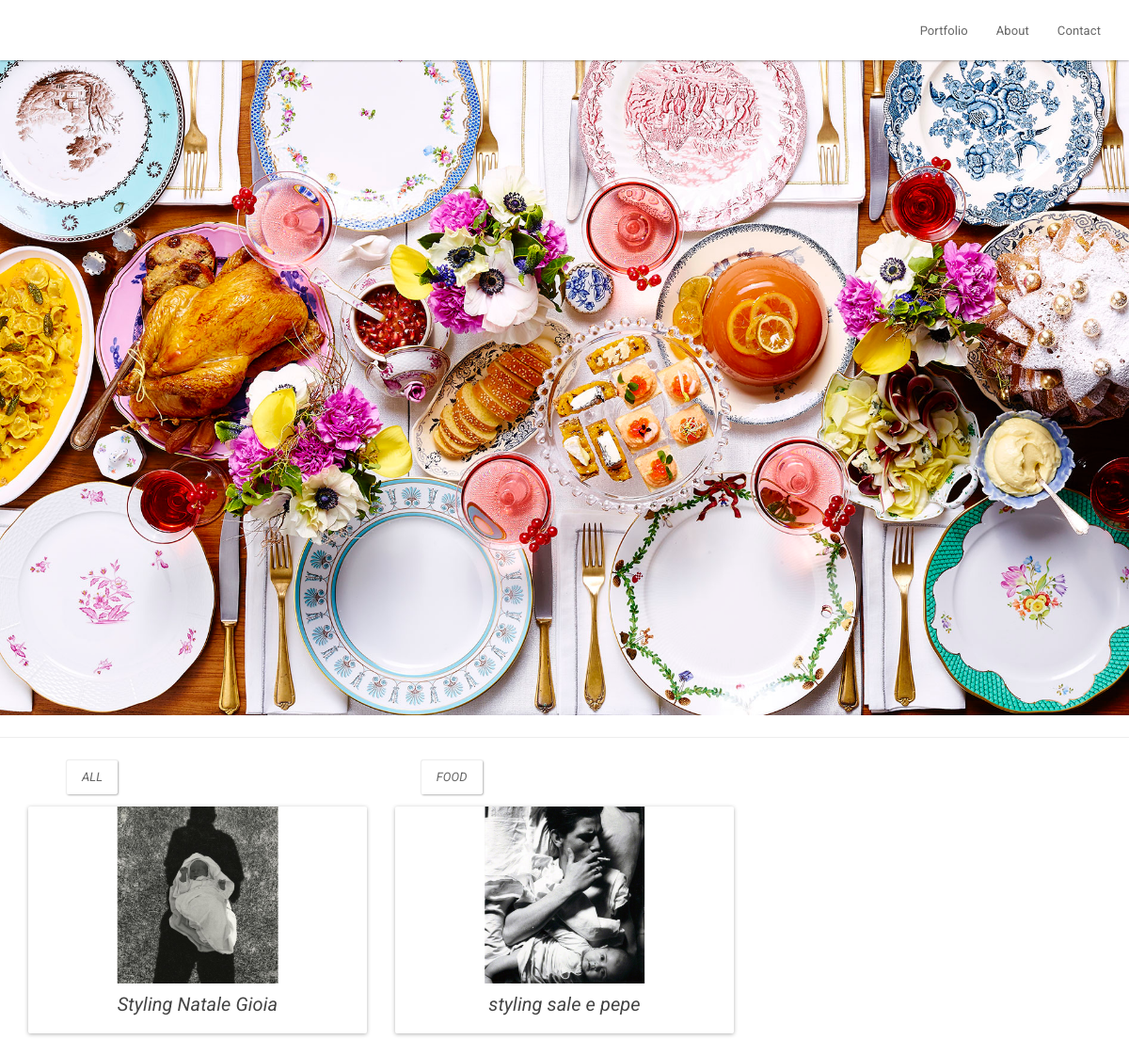
/portfolio/, run on an earlier commit of the app's database.
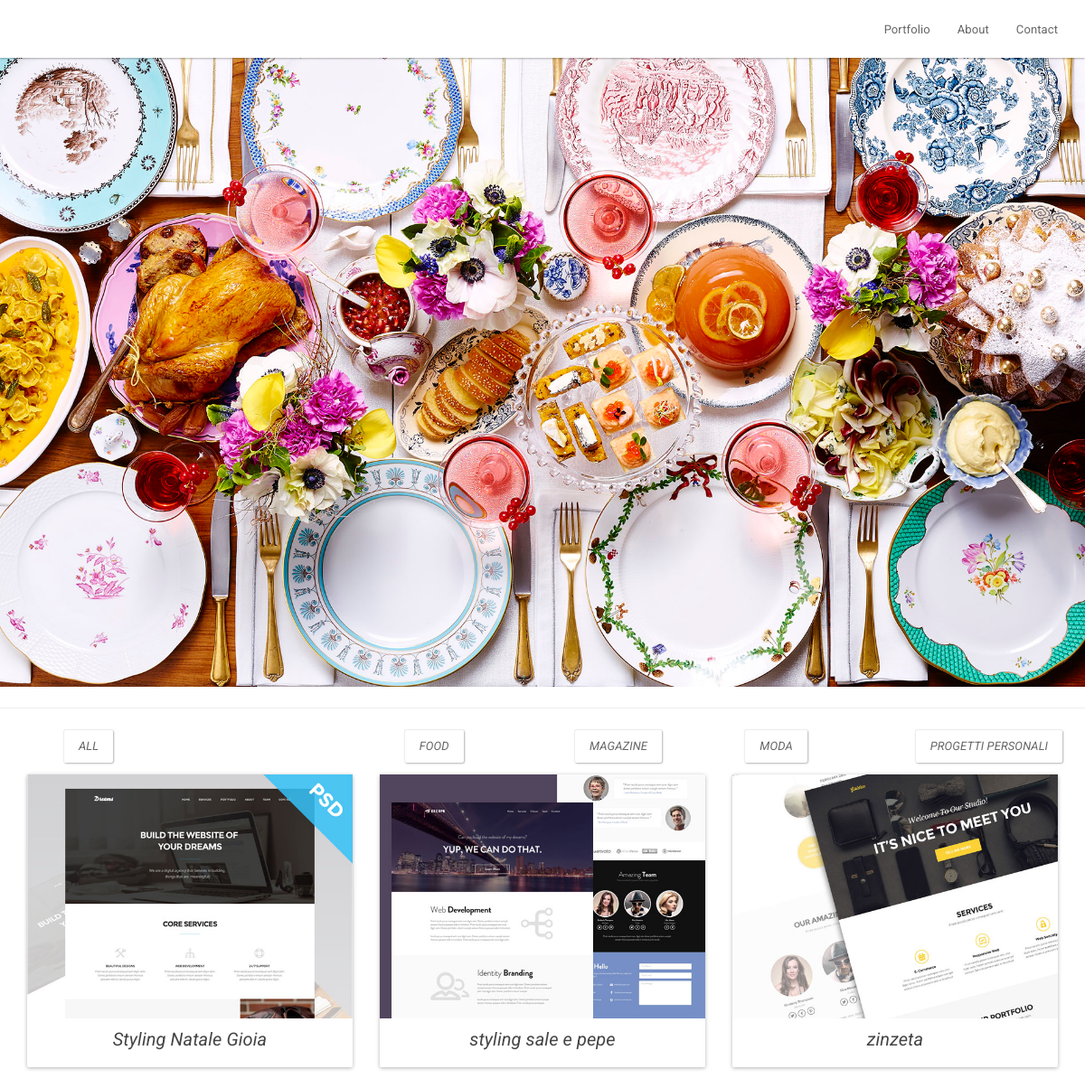
And on a later commit of the database.
### portfolio/models.py (models this page shows, shortened)
class JobCategory(models.Model):
    description = models.CharField(max_length=20)

class Job(models.Model):
    date = models.DateTimeField(auto_now_add=True)
    title = models.CharField(max_length=100)
    description = models.TextField()
    category = models.ForeignKey(JobCategory, related_name='category')
    secondary_category = models.ForeignKey(JobCategory, null=True, blank=True, related_name='secondary_category')
    job_date = models.DateTimeField(null=True, blank=True)
    tag = models.CharField(max_length=20, blank=True, null=True)
    image = models.ImageField(upload_to="images", blank=True, null=True)
    priority = models.PositiveIntegerField(null=True, blank=True)

### portfolio/views.py (the view)
def index(request):
    latest_jobs = Job.objects.all().order_by('date')
    category = JobCategory.objects.all().order_by('description')
    t = loader.get_template('portfolio/index.html')
    context_dict = ({'latest_jobs': latest_jobs, 'category': category, })
    for job in latest_jobs:
        job.url = job.title.replace(' ','_')
    c = Context(context_dict)
    return HttpResponse (t.render(c))

### templates/portfolio/index.html (shortened to what this page needs)
{% extends 'base.html' %}
{% block content %}
  <div class="row">
    {% if category %}
      <ul>
        <div class="col-md-4">
          <p><em><a href="#" class="btn btn-default">All</a><em></p>
        </div>
      {% for category in category %}
        <div class="col-md-2">
          <p><em><a href="#" class="btn btn-default">{{category.description}}</a><em></p>
        </div>
      {% endfor %}
      </ul>
    {% endif %}
  </div>
<section id="portfolio" >
<div class="row">
  {% if latest_jobs %}
    {% for job in latest_jobs %}
    <div class="col-md-4">
      <a href="#modal_1" class="portfolio-link" data-toggle="modal">
      <div class="panel panel-default">
        <div class="panel-heading">
          {% if job.image %}
          <img src="/media/{{job.image}}" class="img-responsive" alt="">
          {% endif %}
        </div>
        <div class="panel-body">
          <a href="/portfolio/{{job.url}}"</a>
          <h5><p><em>{{job.title}}<em></p></h5>
        </div>
      </div>
    </div>
    {% endfor %}
  {% endif %}
</div>
</section>
{% endblock %}

### templates/base.html (shortened to what this page needs)
<!DOCTYPE html>
<html lang="en">
<head>
  {% load staticfiles %}
  <link rel="stylesheet" type="text/css" href="{% static "css/bootstrap.min.css" %}" />
  <link rel="stylesheet" type="text/css" href="{% static "css/portfolio.css" %}" />
</head>
<body>
  <nav class="navbar navbar-default navbar-fixed-top">
    <div class="container">
      <div class="collapse navbar-collapse" id="bs-example-navbar-collapse-1">
        <ul class="nav navbar-nav navbar-right">
          <li class="page-scroll">
            <a href="#portfolio">Portfolio</a>
          </li>
          <li class="page-scroll">
            <a href="#about">About</a>
          </li>
          <li class="page-scroll">
            <a href="#contact">Contact</a>
          </li>
        </ul>
      </div>
    </div>
  </nav>
  <header>
      <div class="row">
        <div class="col-lg-12">
          <img class="img-responsive" src="{% static "image/test.jpg" %}" alt="">
          </div>
        </div>
  </header>
  <hr class="star-primary">
  <div class="container">
    {% block content %}
    {% endblock %}
  </div>
</body>
</html>

### static/css/portfolio.css (style rules this page uses)
#portfolio .panel-heading { padding: 0px 0px 0px 0px; }
#portfolio .panel-body { text-align: center; padding: 0px 0px 0px 0px; }
#portfolio * { z-index: 2; }

What changed in the data, as far as the page shows it:
added JobCategory: description "MAGAZINE"
added JobCategory: description "MODA"
added JobCategory: description "PROGETTI PERSONALI"
changed Job "Styling Natale Gioia": image: a different picture
changed Job "styling sale e pepe": image: a different picture
added Job: image (picture), title "zinzeta"
